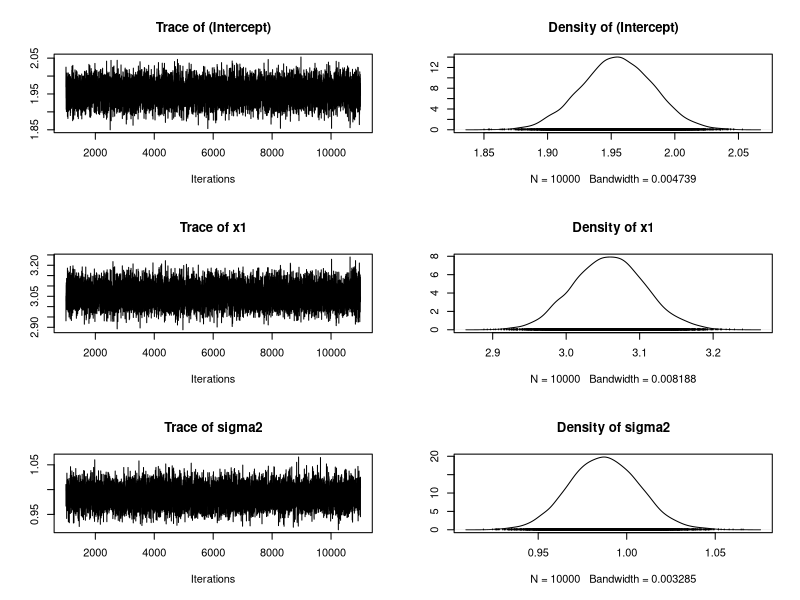

Recreate this plot in R.
# From Bayesian Models for Astrophysical Data 
# by Hilbe, de Souza & Ishida, 2017, Cambridge Univ. Press

# Code 3.3 Bayesian normal linear model in R


library(MCMCpack)

# Data
nobs = 5000                               # number of obs in model
x1 <- runif(nobs)                         # random uniform variable
beta0 = 2.0                               # intercept
beta1 = 3.0                               # angular coefficient
xb <- beta0 + beta1*x1                    # linear predictor
y <- rnorm(nobs, xb, sd=1)

# Fit
posteriors <- MCMCregress(y ~ x1, thin=1, seed=1056, burnin=1000,
                          mcmc=10000, verbose=1)

# Output
summary(posteriors)

# Plot
plot(posteriors)
